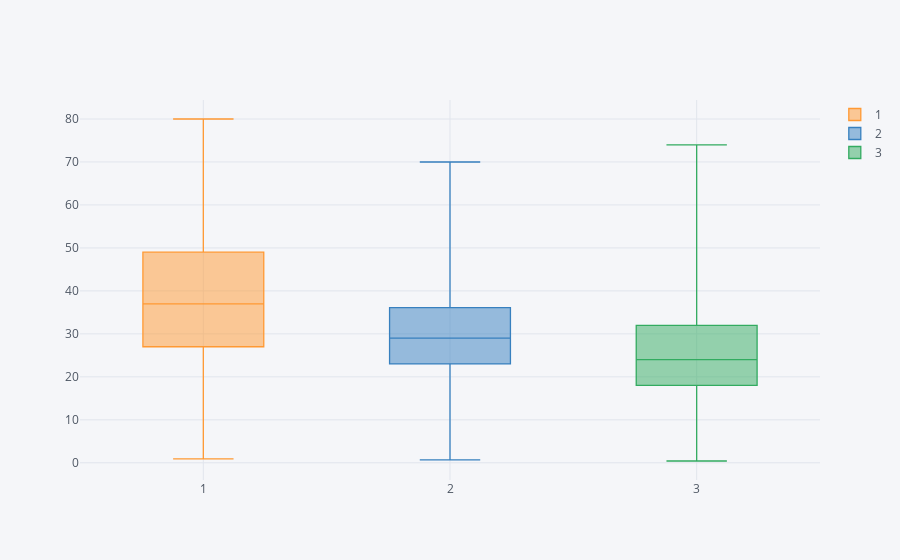

The notebook cell this image was saved under:
### Code cell
box_age = train[['Pclass', 'Age']]
box_age.pivot(columns='Pclass', values='Age').iplot(kind='box')

### Figure 1 — Plotly figure (JSON) as saved in the notebook; plotly's stock layout.template omitted (floating-point values rounded to 4 significant figures; data arrays with more than 128 entries replaced by an {"elided": "..."} marker saying what was removed)
{"data": [{"boxpoints": false, "line": {"width": 1.3}, "marker": {"color": "rgba(255, 153, 51, 1.0)"}, "name": "1", "orientation": "v", "type": "box", "uid": "4f4f418a-cc56-4d94-83ba-ca3e9305a59f", "y": {"elided": "891 float values"}}, {"boxpoints": false, "line": {"width": 1.3}, "marker": {"color": "rgba(55, 128, 191, 1.0)"}, "name": "2", "orientation": "v", "type": "box", "uid": "7fbfcf9c-3058-48f1-943b-6f7936d37a0c", "y": {"elided": "891 float values"}}, {"boxpoints": false, "line": {"width": 1.3}, "marker": {"color": "rgba(50, 171, 96, 1.0)"}, "name": "3", "orientation": "v", "type": "box", "uid": "bd7dec08-af83-4c0e-947c-03487378ecb2", "y": {"elided": "891 float values"}}], "layout": {"legend": {"bgcolor": "#F5F6F9", "font": {"color": "#4D5663"}}, "paper_bgcolor": "#F5F6F9", "plot_bgcolor": "#F5F6F9", "title": {"font": {"color": "#4D5663"}}, "xaxis": {"gridcolor": "#E1E5ED", "showgrid": true, "tickfont": {"color": "#4D5663"}, "title": {"font": {"color": "#4D5663"}, "text": ""}, "zerolinecolor": "#E1E5ED"}, "yaxis": {"gridcolor": "#E1E5ED", "showgrid": true, "tickfont": {"color": "#4D5663"}, "title": {"font": {"color": "#4D5663"}, "text": ""}, "zerolinecolor": "#E1E5ED"}}}
